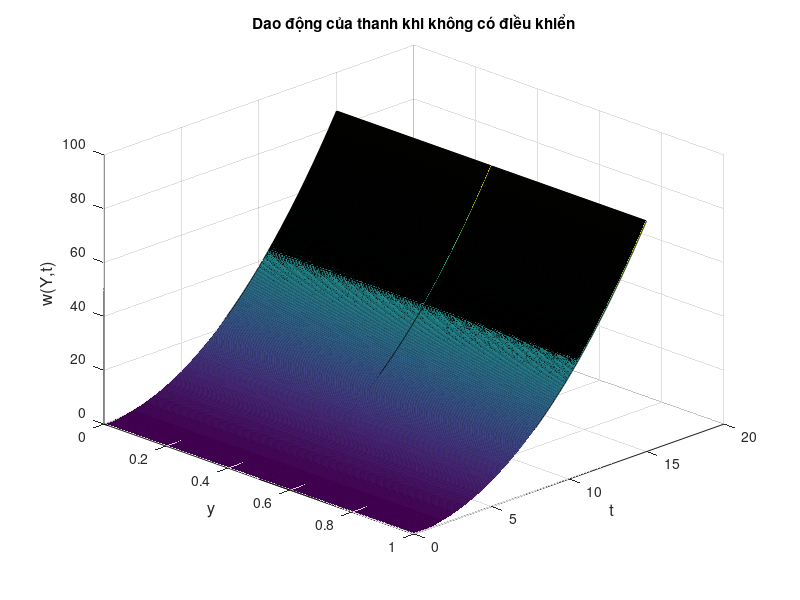
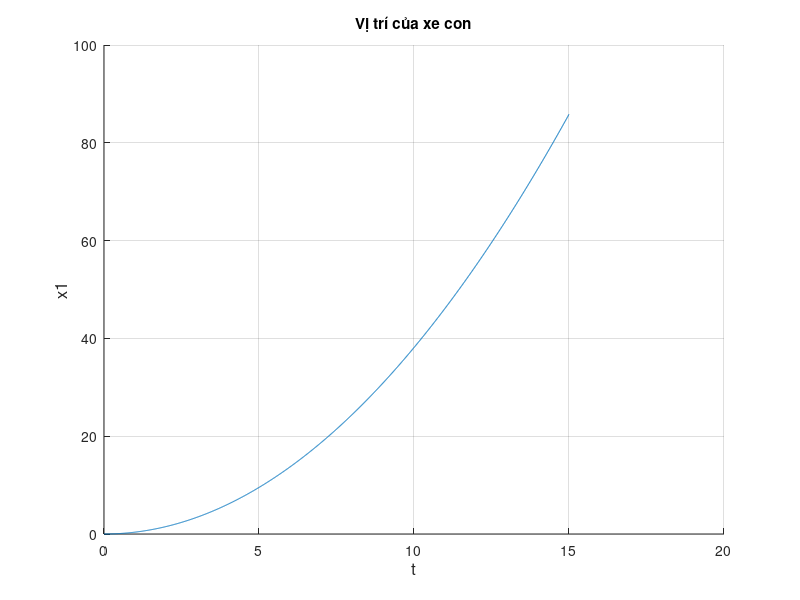
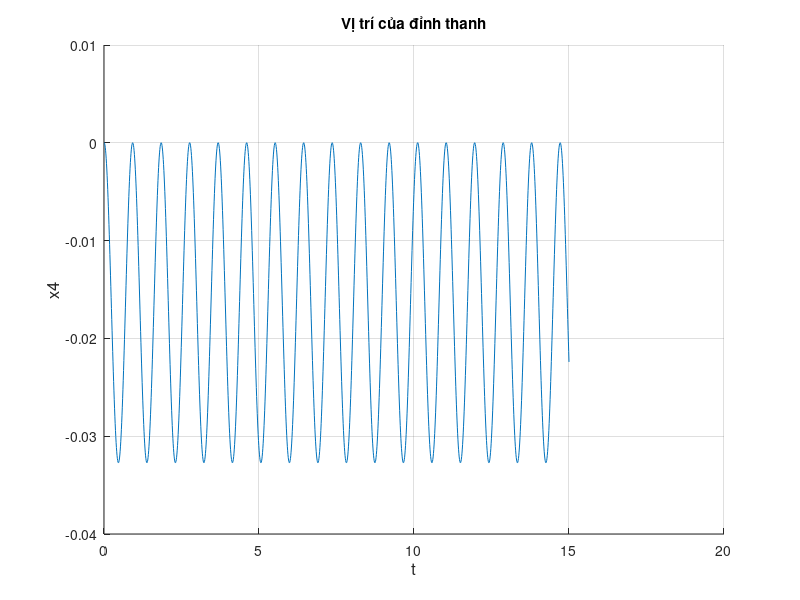

These charts were generated, in order, by the following MATLAB code:
clc;
close all;
clear;
%--------------------------------------------------------------------------
%    Mô phỏng chuyển động của dầm Euler - Bernoulli trong mô hình SMC
%--------------------------------------------------------------------------

% Thiết lập các thông số cho dầm
L = 1.5; EI = 14.97; rho_A = .21;
% Các vật nặng 
mw = 13.1; mk = 0.19;

% Thiết lập thông số không gian và thời gian
n = 3; r = 1500;
tmax = 15;
delta_Y = L/(n - 1); % Bước không gian
delta_t = tmax/(r - 1); % Bước thời gian

% Khởi tạo ma trận để lưu giá trị
w = zeros(n,r);

w_3D_free = zeros(r,n);

% Lực tác động vào xe con
F1 = zeros(1,r);
F1(1:r) = 10;

for j = 2:(r - 1)
    for i = 3:(n - 2)
        % Đạo hàm theo Y
        wyyyy = (w(i + 2,j) - 4*w(i + 1,j) + 6*w(i,j) - 4*w(i - 1,j) + w(i - 2,j))/delta_Y^4;

        S1 = (-EI/rho_A)*wyyyy;
        
        % Chuyển động của dầm Euler - Bernoulli
        w(i,j + 1) = 2*w(i,j) - w(i,j - 1) + delta_t^2*S1;
    end

    % Đạo hàm theo Y tại chân và đỉnh của dầm
    wyyy0 = (w(3,j) - 2*w(2,j) + w(1,j))/(2*delta_Y^3);
    wyyyl = (-2*w(n,j) + 3*w(n - 1,j) - w(n - 2,j))/(2*delta_Y^3);

    S2 = (F1(j) - EI*wyyy0)/mw;
    S3 = (EI/mk)*wyyyl;

    % Dao động tại chân, chính giữa và đỉnh của dầm
    w(1,j + 1) = 2*w(1,j) - w(1,j - 1) + delta_t^2*S2;
    %w(2,j + 1) = w(1,j + 1);
    w(ceil(n/2),j + 1) = (w(1,j + 1) + w(n,j + 1))/2;
    w(n,j + 1) = 2*w(n,j) - w(n,j - 1) + delta_t^2*S3;
    
    w(n - 1,j + 1) =  (w(n,j + 1) + w(n - 2,j + 1))/2;

    w_3D_free(1 + j,:) = w(:,j)';

    % Chuyển động của xe nâng
end

w_3D_free(1,:) = w(:,1)';

% Khởi tạo giá trị để mô phỏng
w0 = linspace(0,1,n);
t_tr = linspace(0,tmax,r);

% Vẽ biểu đồ
figure(1);
grid on;
hold on;
surf(w0,t_tr,w_3D_free); view(45,30);
title({'Dao động của thanh khi không có điều khiển'});
ylabel('t','FontSize',12);
xlabel('y','FontSize',12);
zlabel('w(Y,t)','FontSize',12);

figure(2)
grid on;
hold on;
plot(t_tr,w(1,:));
title({'Vị trí của xe con'});
ylabel('x1','FontSize',12);
xlabel('t','FontSize',12);

figure(3)
grid on;
hold on;
plot(t_tr,w(n,:) - w(1,:)); % Vị trí tương đối của thanh so với xe con
title({'Vị trí của đỉnh thanh'});
ylabel('x4','FontSize',12);
xlabel('t','FontSize',12);